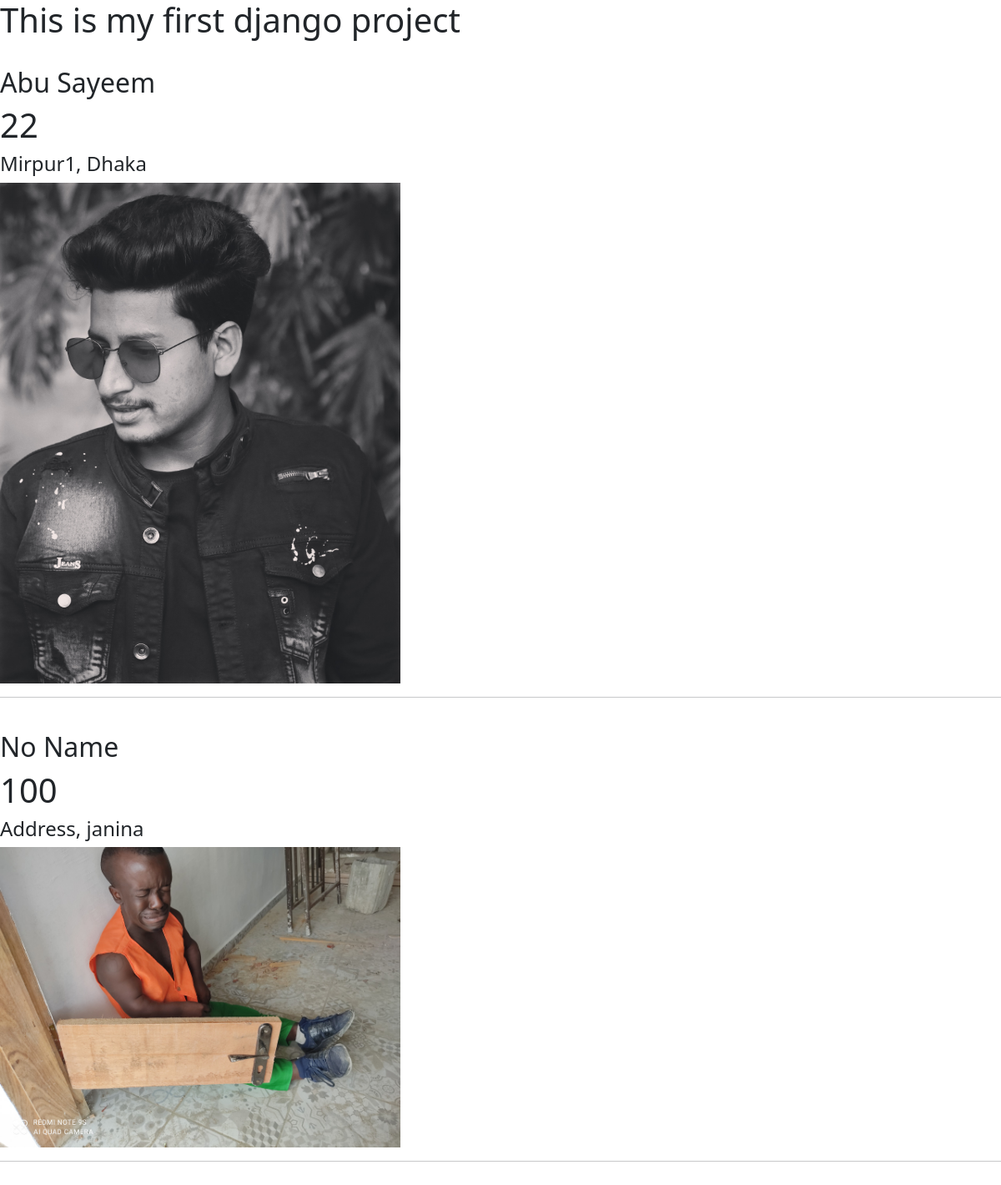
The page / on the database its author committed.
### myapp/models.py (models this page shows)
class Profile(models.Model):
    name = models.CharField(max_length=30)
    age = models.IntegerField()
    address = models.TextField()
    image = models.ImageField()

### myapp/views.py (the view)
# urls.py: path('', views.homepage, name='homepage')
def homepage(request):
    profile = Profile.objects.all()
    context = {
        'profile': profile
    }
    return render(request, 'index.html', context)

### templates/index.html (shortened to what this page needs)
<!DOCTYPE html>
<html lang="en">
<head>
    <link href="https://cdn.jsdelivr.net/npm/bootstrap@5.0.0-beta3/dist/css/bootstrap.min.css" rel="stylesheet">
</head>
<body>
    <h1>This is my first django project</h1>
    <br>
    {% for i in profile %}
        <h2>{{ i.name }}</h2>
        <h1>{{ i.age }}</h1>
        <h4>{{ i.address }}</h4>
        <img src="{{ i.image.url }}" alt="Image" width=40%>
        <hr>
        <br>
    {% endfor %}
</body>
</html>

### rows shown on the page
Profile: name "Abu Sayeem", age "22", address "Mirpur1, Dhaka", image (picture)
Profile: name "No Name", age "100", address "Address, janina", image (picture)
